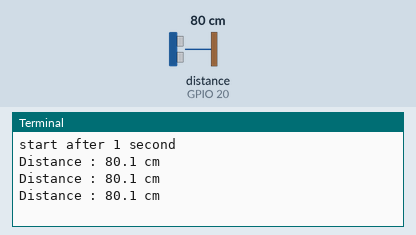
A program run on a simulated Raspberry Pi (BCM pin numbers). Parts: the last lines printed to the terminal. Inputs (shaded band) come from the test bench; at power-on: distance to the obstacle (sensor on GPIO 20) 80 cm. The echo pulse lasts 58.3 µs per cm; the clock reads 2024-03-15 10:24:30 at power-on unless the program sets it.

Above: at 2.2 s.
2.3 s: distance to the obstacle (sensor on GPIO 20) set to 2 cm
At 2.88 s:
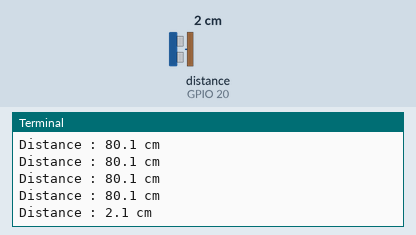
3.8 s: distance to the obstacle (sensor on GPIO 20) set to 4 cm
At 4.08 s:
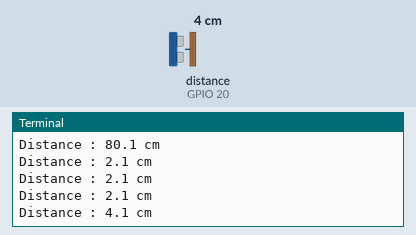
Timing chart, 0 to 6.8 s (numbered marks = the images above; inputs shaded):
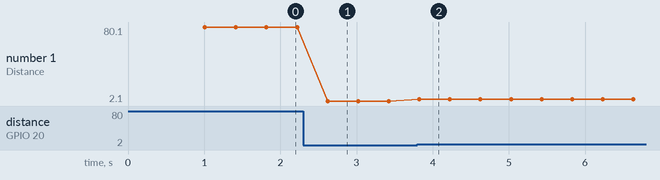

Measured:
- after the input at 2.3 s, the terminal: prints a new line after 0.32 s (image 1)
- after the input at 3.8 s, the terminal: prints a new line at once (image 2)
- plotted number 1: 80.1 → 2.1 after the input at 2.3 s, 2.1 → 4.1 after the input at 3.8 s

The program:

ultrasensor_Test.py
```python
import RPi.GPIO as GPIO
import time

GPIO.setmode(GPIO.BCM)

TRIG = 23
ECHO = 20

GPIO.setup(TRIG, GPIO.OUT)
GPIO.setup(ECHO, GPIO.IN)

print("start after 1 second")
GPIO.output(TRIG, False)
time.sleep(1)

try:
	while True:
		GPIO.output(TRIG, True)
		time.sleep(0.00001)
		GPIO.output(TRIG, False)

		while GPIO.input(ECHO) == 0:
			start = time.time()
			#print("A")
		while GPIO.input(ECHO) == 1:
			stop = time.time()
			#print("B")

		check_time = stop-start
		distance = 34300 * check_time / 2
		print("Distance : %.1f cm" % distance)
		time.sleep(0.4)

except KeyboardInterrupt:
	print("Stopped by User")
	GPIO.cleanup()
```
